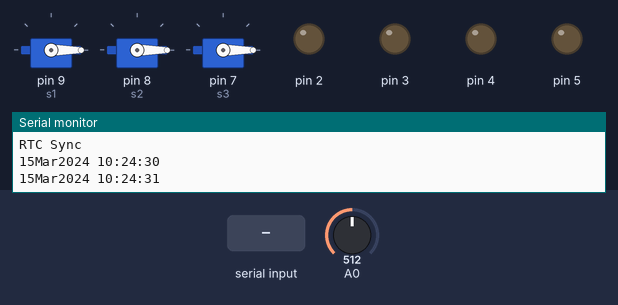
The sketch below on a simulated Arduino Uno, built with avr-gcc and run on an emulated ATmega328P. On the bench: 3 × servo, output pins drawn as LEDs (lit = HIGH), the last lines printed to the serial monitor. The test bench sets the inputs (shaded band); at power-on: A0 = 512. The local clock reads 2024-03-15 10:24:30 at power-on unless the sketch sets it.

Above: at 1.2 s.
1.3 s: "90,45,200,10\n" received over Serial
At 3.9 s:
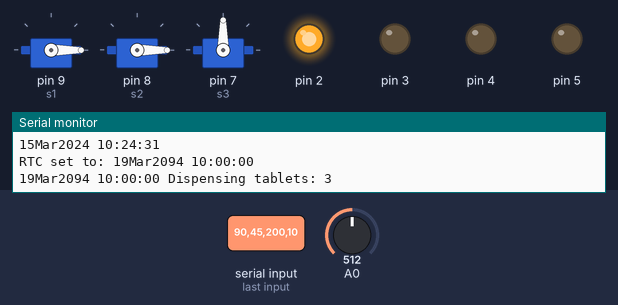
At 12.1 s:
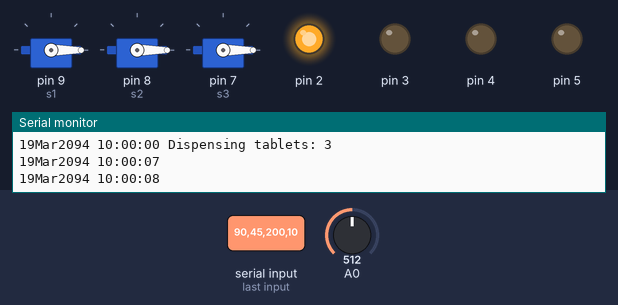
Timing chart, 0 to 13.3 s (numbered marks = the images above; inputs shaded):
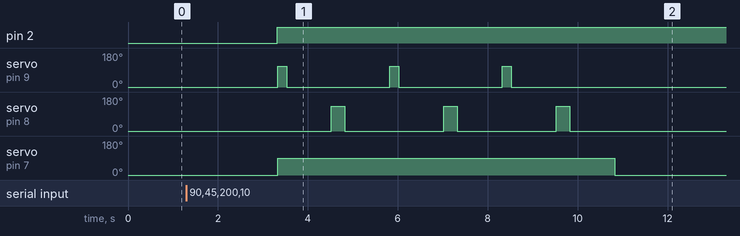

Measured:
- after the input at 1.3 s, pin 2: LOW → HIGH after 2.0 s; servo on pin 9 (s1): alternates 110° for 0.20 s and 0° for 2.3 s, 6 changes in all, then stays 0°, starting after 2.0 s; servo on pin 8 (s2): alternates 130° for 0.30 s and 0° for 2.2 s, starting after 3.2 s; servo on pin 7 (s3): 0° → 90° after 2.0 s, → 0° 7.5 s later

The sketch:

tabletDispenser.ino
```cpp
// (licence header left out)
#include <DS3232RTC.h>
#include <Streaming.h>
#include <Servo.h>

Servo s1, s2, s3;
DS3232RTC myRTC;

void setup()
{
    pinMode(A0, INPUT);
    pinMode(2, OUTPUT);
    pinMode(3, OUTPUT);
    pinMode(4, OUTPUT);
    pinMode(5, OUTPUT);
    s1.attach(9);
    s2.attach(8);
    s3.attach(7);
    Serial.begin(9600);
    Serial << F( "\n" __FILE__ "\n" __DATE__ " " __TIME__ "\n" );
    myRTC.begin();

    setSyncProvider(myRTC.get);
    Serial << F("RTC Sync");
    if (timeStatus() != timeSet) Serial << F(" FAIL!");
    Serial << endl;
}

void tabletDispense() {
    s3.write(90);

    s1.write(110);
    delay(200);
    s1.write(0);
    delay(1000);

    s2.write(130);
    delay(300);
    s2.write(0);
    delay(1000);

    s3.write(0);
}

void loop()
{
    int pot = analogRead(A0);
    int mappedValue = map(pot, 0, 1200, 1, 6);

    s1.write(0);
    s2.write(0);
    s3.write(0);

    static time_t tLast;
    time_t t;
    tmElements_t tm;

    if (Serial.available() >= 12) {
        // note that the tmElements_t Year member is an offset from 1970,
        // but the RTC wants the last two digits of the calendar year.
        // use the convenience macros from the Time Library to do the conversions.
        int y = Serial.parseInt();
        if (y >= 100 && y < 1000)
            Serial << F("Error: Year must be two digits or four digits!") << endl;
        else {
            if (y >= 1000)
                tm.Year = CalendarYrToTm(y);
            else    // (y < 100)
                tm.Year = y2kYearToTm(y);
            tm.Month = Serial.parseInt();
            tm.Day = Serial.parseInt();
            tm.Hour = Serial.parseInt();
            tm.Minute = Serial.parseInt();
            tm.Second = Serial.parseInt();
            t = makeTime(tm);
            myRTC.set(t);   // use the time_t value to ensure correct weekday is set
            setTime(t);
            Serial << F("RTC set to: ");
            printDateTime(t);
            Serial << endl;
            // dump any extraneous input
            while (Serial.available() > 0) Serial.read();
        }
    }

    t = now();
    if (t != tLast) {
        tLast = t;
        printDateTime(t);
        if(second(t) == 0) {
          if(hour(t) >= 9) {
            digitalWrite(2, HIGH);
          }
          if(hour(t) >= 14) {
            digitalWrite(3, HIGH);
          }
          if(hour(t) >= 17) {
            digitalWrite(4, HIGH);
          }
          if(hour(t) >= 21) {
            digitalWrite(5, HIGH);
          }
          Serial.print("Dispensing tablets: ");
          Serial.print(mappedValue);
          for(int i = 0; i < mappedValue; ++i) {
            tabletDispense();
          }
          digitalWrite(2, HIGH);
        }
        if(hour(t) == 9 && minute(t) == 0 && second(t) == 0) {
          Serial.print("Dispensing tablets: ");
          Serial.print(mappedValue);
          for(int i = 0; i < mappedValue; ++i) {
            tabletDispense();
          }
        }
        if(hour(t) == 14 && minute(t) == 0 && second(t) == 0) {
          Serial.print("Dispensing tablets: ");
          Serial.print(mappedValue);
          for(int i = 0; i < mappedValue; ++i) {
            tabletDispense();
          }
        }
        if(hour(t) == 17 && minute(t) == 0 && second(t) == 0) {
          Serial.print("Dispensing tablets: ");
          Serial.print(mappedValue);
          for(int i = 0; i < mappedValue; ++i) {
            tabletDispense();
          }
        }
        if(hour(t) == 21 && minute(t) == 0 && second(t) == 0) {
          Serial.print("Dispensing tablets: ");
          Serial.print(mappedValue);
          for(int i = 0; i < mappedValue; ++i) {
            tabletDispense();
          }
        }
        if(hour(t) == 0 && minute(t) == 0 && second(t) == 0) {
          digitalWrite(2, LOW);
          digitalWrite(3, LOW);
          digitalWrite(4, LOW);
          digitalWrite(5, LOW);
        }
        Serial << endl;
    }
}

// print date and time to Serial
void printDateTime(time_t t)
{
    printDate(t);
    Serial << ' ';
    printTime(t);
}

// print time to Serial
void printTime(time_t t)
{
    printI00(hour(t), ':');
    printI00(minute(t), ':');
    printI00(second(t), ' ');
}

// print date to Serial
void printDate(time_t t)
{
    printI00(day(t), 0);
    Serial << monthShortStr(month(t)) << _DEC(year(t));
}

void printI00(int val, char delim)
{
    if (val < 10) Serial << '0';
    Serial << _DEC(val);
    if (delim > 0) Serial << delim;
    return;
}
```
